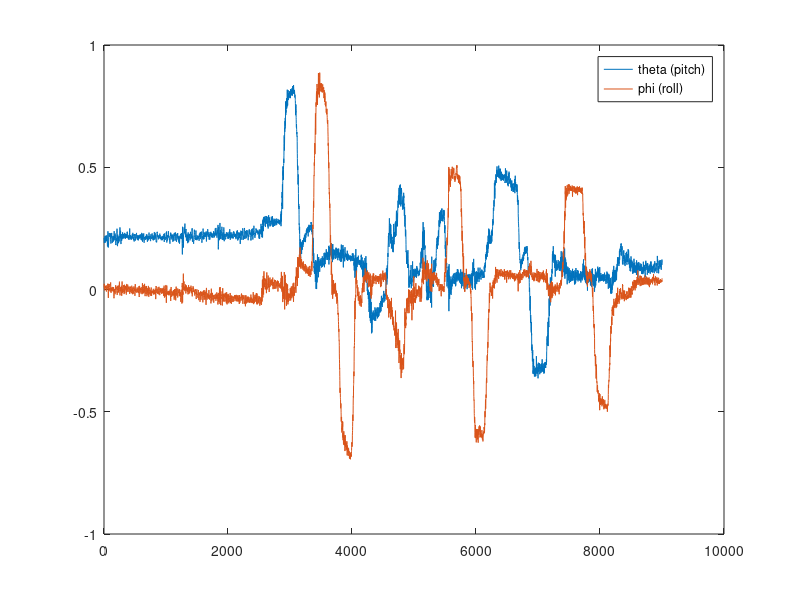

Recreate this plot in MATLAB. (Note: this script raises an error after producing the figure.)
% clear
% clc

load("FlightData.mat")

%save('myfile.mat','-v7.3')

theta_a = atan2(-Acc_x.signals.values,sqrt(Acc_y.signals.values.^2+Acc_z.signals.values.^2));

phi_a = atan2(Acc_y.signals.values,Acc_z.signals.values);

gamma = 0.1;

h = 0.01;

alpha = (gamma * h) / (1 - gamma); 


theta_k = zeros(length(Acc_x.time),1);

theta_k(1) = theta_a(1);

for i = 2:length(Acc_x.time)
    theta_k(i) = (1-gamma)*(theta_a(i)) + gamma*(theta_k(i-1)+h*Gyro_y.signals.values(i));
end

phi_k = zeros(length(Acc_x.time),1);

phi_k(1) = phi_a(1);

for i = 2:length(Acc_x.time)
    phi_k(i) = (1-gamma)*(phi_a(i)) + gamma*(phi_k(i-1)+h*Gyro_x.signals.values(i));
end


plot(theta_k)
hold on
plot(phi_k)
legend('theta (pitch)','phi (roll)')
% %save('myfile.mat','-v7.3')
% 
% theta_a = atan2(-Acc_x.signals.values,sqrt(Acc_y.signals.values.^2+Acc_z.signals.values.^2));
% 
% phi_a = atan2(Acc_y.signals.values,Acc_z.signals.values);
% 
% gamma = 0.001;
% 
% h = 0.01;
% 
% theta_k = zeros(length(Acc_x.time),1);
% 
% theta_k(1) = theta_a(1);
% 
% for i = 2:length(Acc_x.time)
%     theta_k(i) = (1-gamma)*(theta_a(i)) + gamma*(theta_k(i-1)+h*Gyro_y.signals.values(i));
% end
% 
% plot(theta_k)
crazyflie
